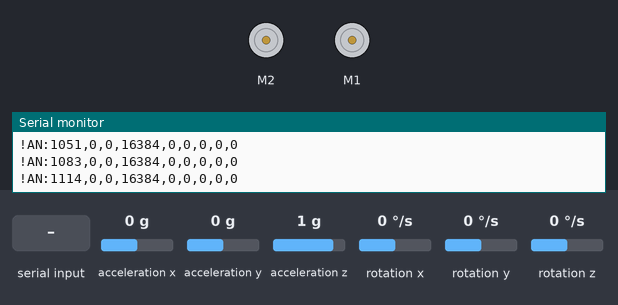
Recording of a sketch running on a simulated Arduino Uno, built with avr-gcc and run on an emulated ATmega328P. Parts: 2 × DC motor (green arrow = forward, orange = backward, longer = faster), the last lines printed to the serial monitor. The inputs (shaded band) are chosen by the test bench; at power-on: acceleration x 0 g, acceleration y 0 g, acceleration z 1 g, rotation x 0 °/s, rotation y 0 °/s, rotation z 0 °/s.

Above: at 1.2 s.
1.3 s: "<90,45,200>" received over Serial
At 2.0 s:
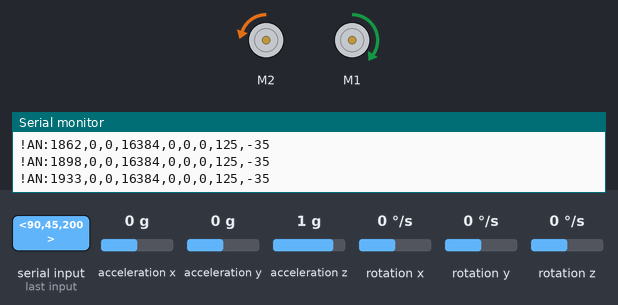
2.8 s: "<90,45>" received over Serial
At 3.8 s:
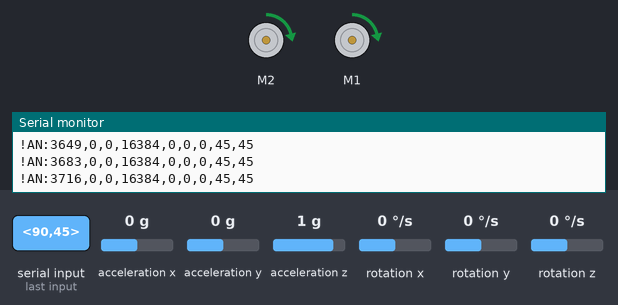
4.3 s: "<30,150,10>" received over Serial
At 4.9 s:
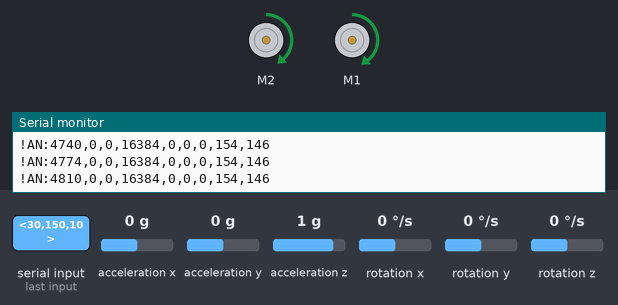
5.8 s: "<1,90>" received over Serial
At 6.8 s:
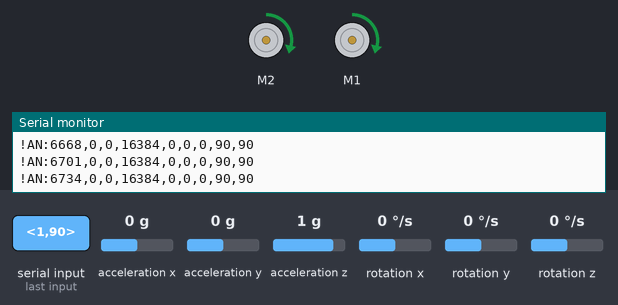
7.3 s: "<1,90,45>" received over Serial
At 7.8 s:
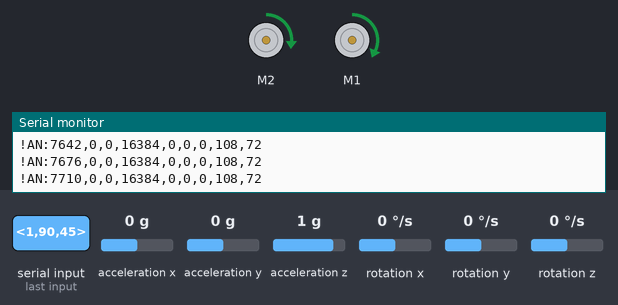
Timing chart, 0 to 10.3 s (numbered marks = the images above; inputs shaded):
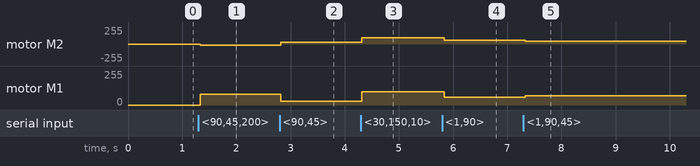

The sketch:

zumo.ino
```cpp
#include <Wire.h>
#include <LSM303.h>
#include <ZumoMotors.h>

long timer=0;
int vright = 0;
int vleft = 0;

LSM303 imu;
ZumoMotors motors;

int cmd_speed,cmd_angle;
float speed;

const byte numChars = 32;
char tempChars[numChars];
char receivedChars[numChars];
char messageFromPC[numChars] = {0};
boolean newData = false;


void setup() {
  Serial.begin(9600);
  Serial.println("Serial");
  Wire.begin();
  imu.init();
  imu.enableDefault();
}


void loop()
{
  recvWithStartEndMarkers();
  if (newData == true) {
      strcpy(tempChars, receivedChars);
          // this temporary copy is necessary to protect the original data
          //   because strtok() used in parseData() replaces the commas with \0
      parseData();
       newData = false;
  }
  vright = cmd_speed - (0.4*cmd_angle);
  vleft = cmd_speed + (0.4*cmd_angle);


  motors.setRightSpeed(vright);
  motors.setLeftSpeed(vleft);
  delay(1);

  imu.read();
  timer = millis();
  Serial.print("!");Serial.print("AN:");
  Serial.print(timer); Serial.print (",");
  Serial.print (imu.a.x);Serial.print (",");
  Serial.print (imu.a.y); Serial.print (",");
  Serial.print (imu.a.z);Serial.print (",");
  Serial.print (imu.m.x);Serial.print (",");
  Serial.print (imu.m.y);Serial.print (",");
  Serial.print (imu.m.z);Serial.print(",");
  Serial.print (vleft);
  Serial.print (",");
  Serial.print (vright);
  Serial.println();

}

void recvWithStartEndMarkers() {
    static boolean recvInProgress = false;
    static byte ndx = 0;
    char startMarker = '<';
    char endMarker = '>';
    char rc;

    while (Serial.available() > 0 && newData == false) {
        rc = Serial.read();
        if (recvInProgress == true) {
            if (rc != endMarker) {
                receivedChars[ndx] = rc;
                ndx++;
                if (ndx >= numChars) {
                    ndx = numChars - 1;
                }
            }
            else {
                receivedChars[ndx] = '\0'; // terminate the string
                recvInProgress = false;
                ndx = 0;
                newData = true;
            }
        }

        else if (rc == startMarker) {
            recvInProgress = true;
        }
    }
}

void parseData() {

    // split the data into its parts

  char * strtokIndx; // this is used by strtok() as an index

  strtokIndx = strtok(receivedChars,",");      // get the first part - the string
  strcpy(messageFromPC, strtokIndx); // copy it to messageFromPC

  strtokIndx = strtok(NULL, ","); // this continues where the previous call left off
  cmd_speed = atoi(strtokIndx);     // convert this part to an integer

  strtokIndx = strtok(NULL, ",");
  cmd_angle = atoi(strtokIndx);     // convert this part to a float
}
```

Measured:
- after the input at 1.3 s, motor M2: stopped → backward 22/255 at once; motor M1: stopped → forward 79/255 at once
- after the input at 2.8 s, motor M2: backward 22/255 → forward 28/255 at once; motor M1: forward 79/255 → forward 28/255 at once
- after the input at 4.3 s, motor M2: forward 28/255 → forward 93/255 at once; motor M1: forward 28/255 → forward 98/255 at once
- after the input at 5.8 s, motor M2: forward 93/255 → forward 57/255 at once; motor M1: forward 98/255 → forward 57/255 at once
- after the input at 7.3 s, motor M2: forward 57/255 → forward 45/255 at once; motor M1: forward 57/255 → forward 68/255 at once
